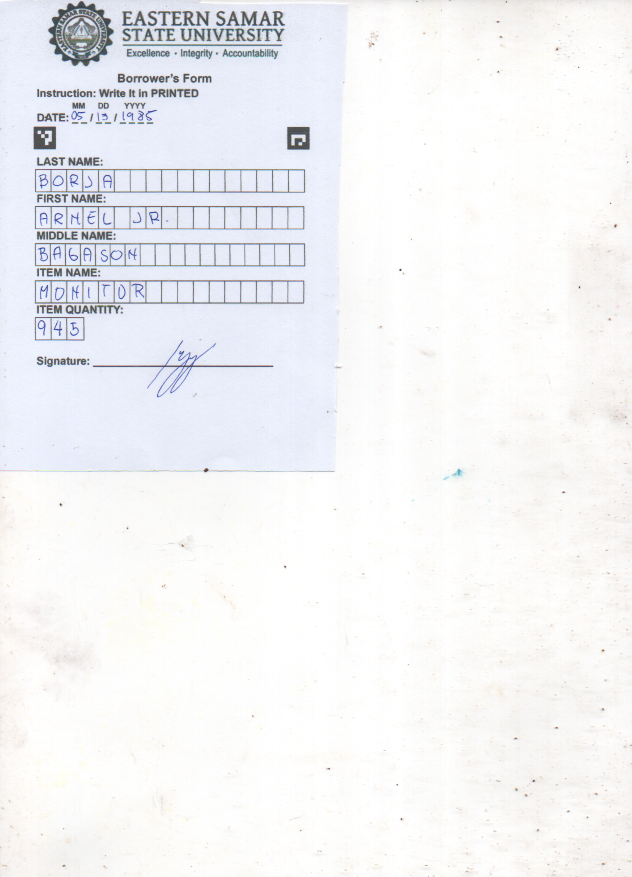
#> input picture scanned_form.png, 632 x 877 px
$ python ocr_windows.py ../scanned_form.png
#> lines starting #> are read from the running program, lines starting #| are printed output that depends on the picture; after the words box and inside, x2 and y2 are one past the last pixel; in counts of white or black regions, pixels touching at a corner belong together
#> in preprocess_image, img is the input picture: shape (877, 632, 3); mean B, G, R 245.4, 243, 242.4
import sys
import os
sys.path.append(os.path.abspath(os.path.join(os.path.dirname(__file__), '..')))

import cv2
import numpy as np
from PIL import Image
import pytesseract
import argparse
from datetime import datetime

# Ensure Tesseract is correctly set up on Windows
# For Windows, specify the location of the Tesseract executable
pytesseract.pytesseract.tesseract_cmd = 'C:\\Program Files\\Tesseract-OCR\\tesseract.exe'
# tessdata_dir = 'C:\\Program Files\\Tesseract-OCR\\tessdata' # Modify this path if needed

def get_blue(image):
    # Convert the image to grayscale
    gray = cv2.cvtColor(image, cv2.COLOR_BGR2GRAY)

    # Extract the blue channel
    blue_channel = image[:, :, 0]

    # Create a mask where the blue channel is significant
    threshold = 10  # Adjust the threshold as needed
    mask = blue_channel > threshold
#> mask: shape (877, 632) bool; every value is 1

    # Create an output image in grayscale
    output = cv2.merge((gray, gray, gray))

    # Replace the blue channel with the original blue values where the mask is True
    output[:, :, 0] = np.where(mask, blue_channel, gray)

    return output

def blue_only(image):
    # Load the image
    image = cv2.imread(image_path)

    # Convert the image to the HSV color space
    hsv_image = cv2.cvtColor(image, cv2.COLOR_BGR2HSV)
#> hsv_image: shape (877, 632, 3); mean H, S, V 58.5, 8.1, 247.6

    # Define the range for the color blue in HSV
    lower_blue = np.array([90, 90, 90])  # Lower bound for blue
    upper_blue = np.array([130, 255, 255])  # Upper bound for blue

    # Create a mask for blue colors
    blue_mask = cv2.inRange(hsv_image, lower_blue, upper_blue)
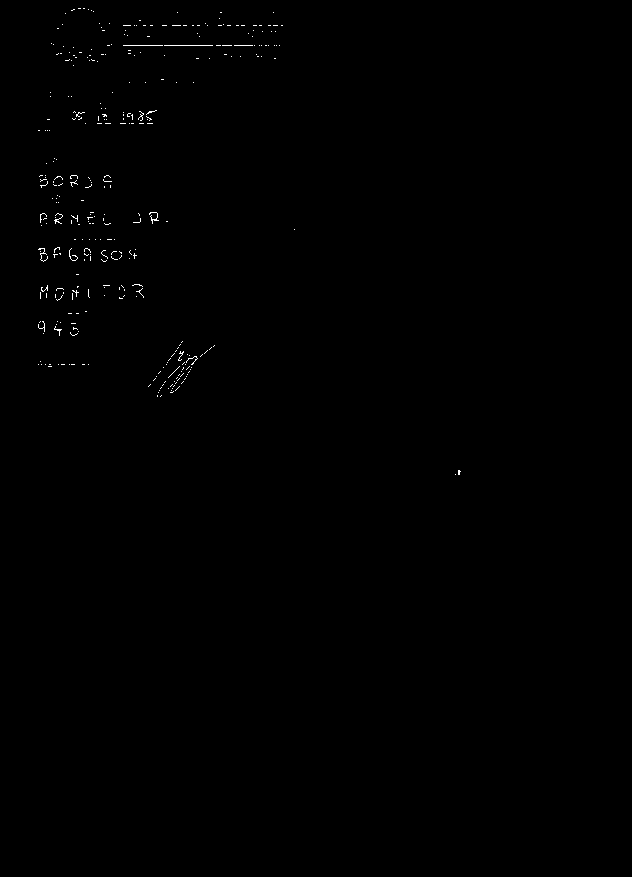
#> blue_mask: shape (877, 632); 0.24% white in thin lines or dots, all inside (x1, y1, x2, y2) = (38, 8, 461, 475)

    # Create a white background
    white_background = np.ones_like(image) * 255

    # Combine the mask with the original image to keep only blue areas
    blue_only = cv2.bitwise_and(image, image, mask=blue_mask)

    # Replace non-blue areas with white
    result = white_background.copy()
    result[blue_mask > 0] = blue_only[blue_mask > 0]
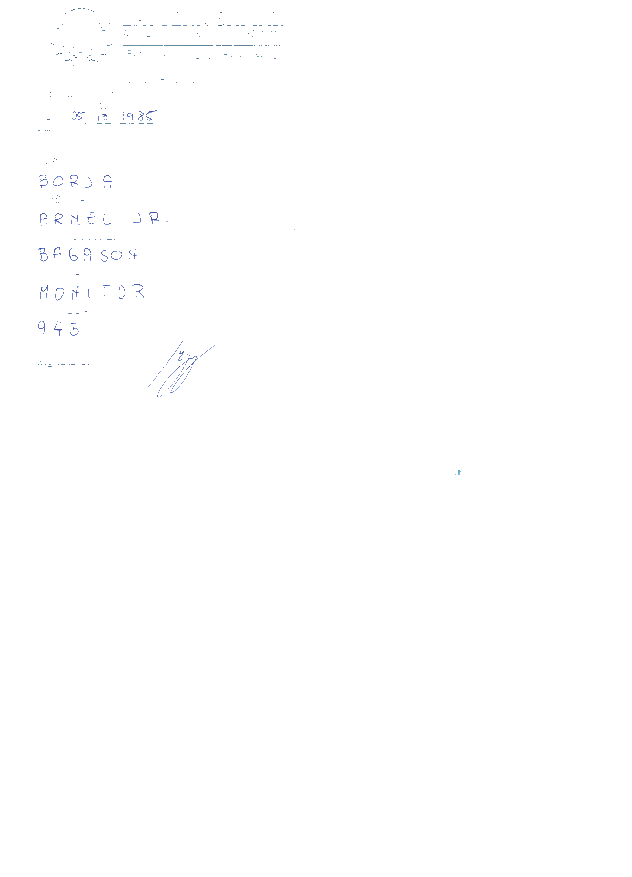
#> result: shape (877, 632, 3); mean B, G, R 254.8, 254.7, 254.6

    return result

def preprocess_image(image_path):
    """Load and preprocess the image for better OCR accuracy."""
    try:
        # Read the image using OpenCV
        img = cv2.imread(image_path)
        if img is None:
            raise FileNotFoundError(f"Image at {image_path} could not be loaded.")

        img = get_blue(img)
        img = blue_only(img)
        return img

    except Exception as e:
        print(f"Error preprocessing image: {str(e)}")
        return None

def resize_image(image):
    """Resize the image to a smaller size for faster processing."""

    image = get_blue(image)
#> in get_blue (call 2), `output[:, :, 0] = np.where(mask, blue_channel, gray)`:
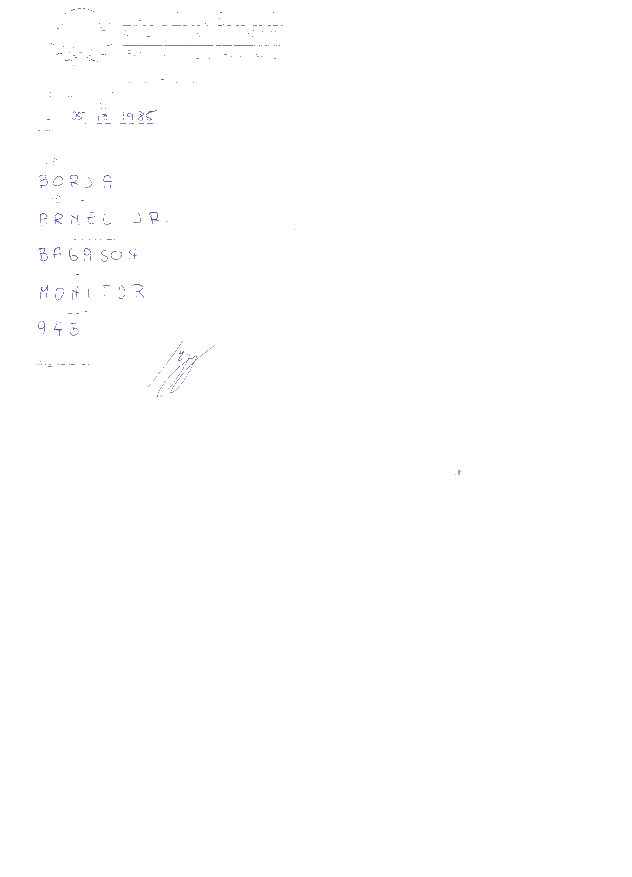
#> output: shape (877, 632, 3); mean of channels 0, 1, 2 254.8, 254.7, 254.7; drawn as B, G, R
    image = blue_only(image)

    h, w = image.shape[:2]
#> h = 877; w = 632
    image = image[int(h * .375): h - int(h * .2)  , :w ]
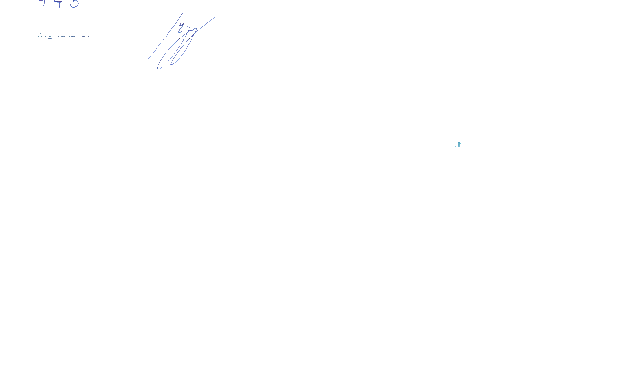
#> image: shape (374, 632, 3); mean B, G, R 254.9, 254.9, 254.9

    return image

def ocr_image(image):
    """Perform OCR on the preprocessed image."""
    try:
        # Custom configuration for tesseract (LSTM OCR engine, automatic page segmentation)
        custom_config = ' --psm 6 --oem 3'

        # Perform OCR using pytesseract
#> (the run stopped early here; a loop or call above may not have finished)
